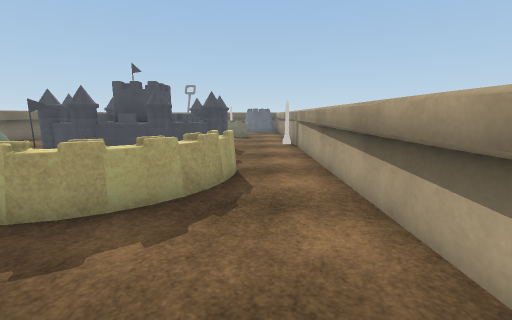
[1] (above)

18 first-person views from a walk through a scene from a Unity 3-D project. The camera is 1.4 m above the floor, tilts 10° down and sees 90° across. The floor is counted in squares, 1 m on a side. Each view is taken from the middle of a square. On the plan, view 1 faces up. The plan holds only what a view shows up to about 13 squares ahead; the rest is blank. The place goes on beyond the plan. Surface patterns are stand-ins for the level's own textures.

[2]
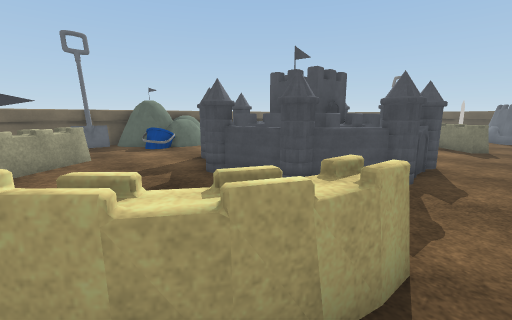

[3]
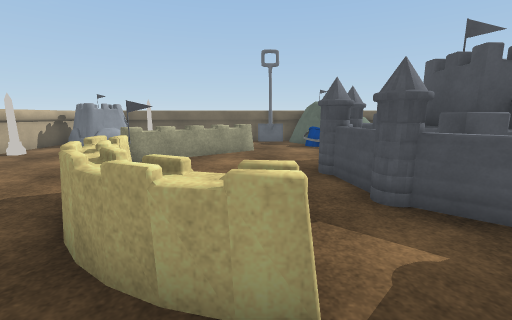

[4]
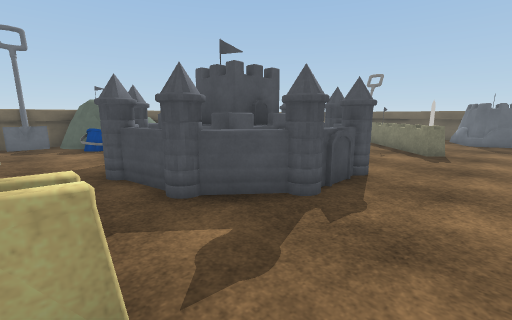

[5]
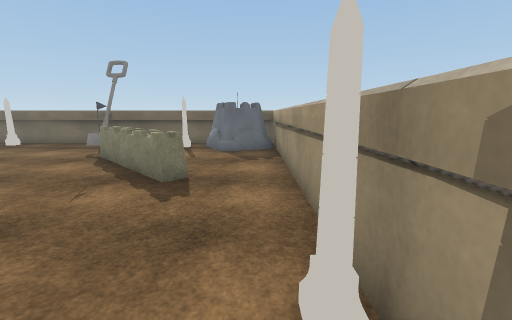

[6]
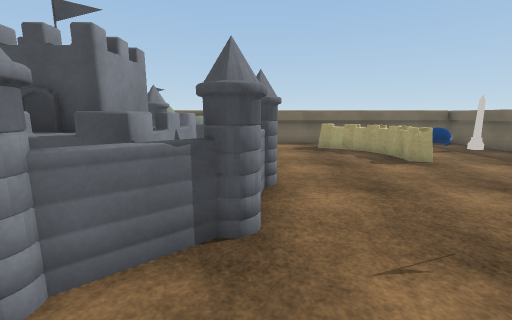

[7]
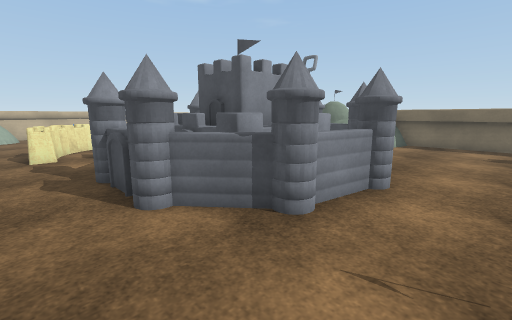

[8]
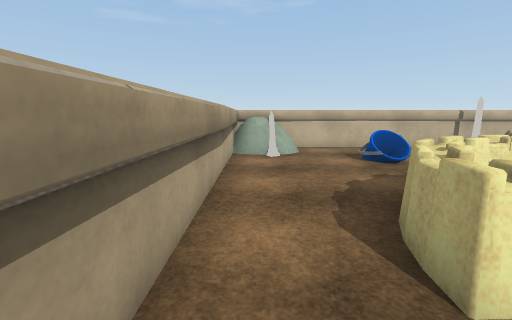

[9]
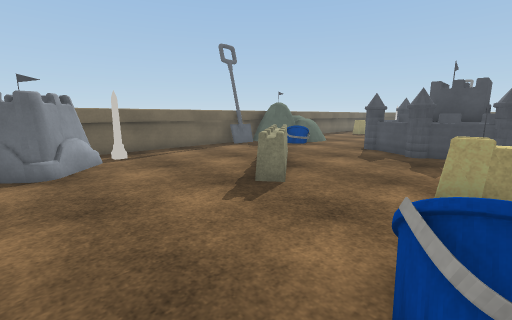

[10]
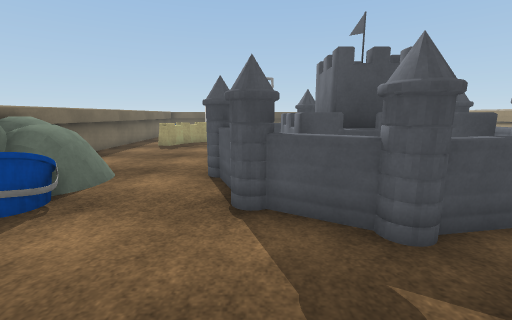

[11]
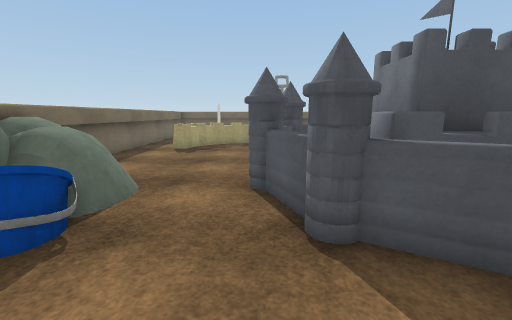

[12]
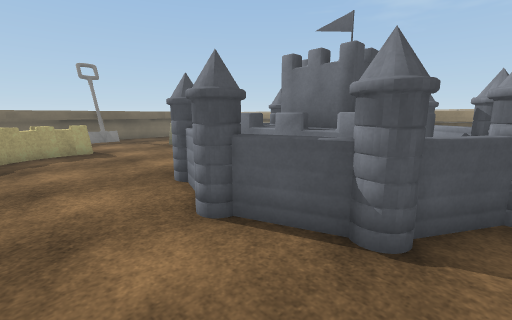

[13]
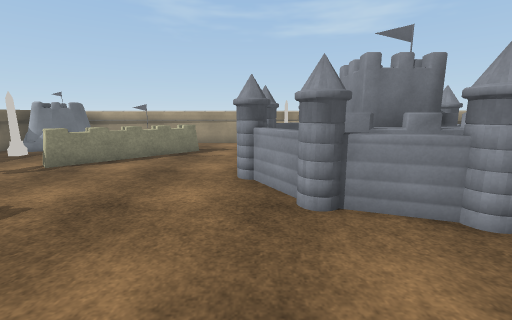

[14]
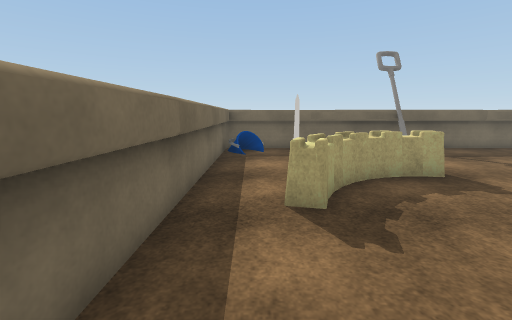

[15]
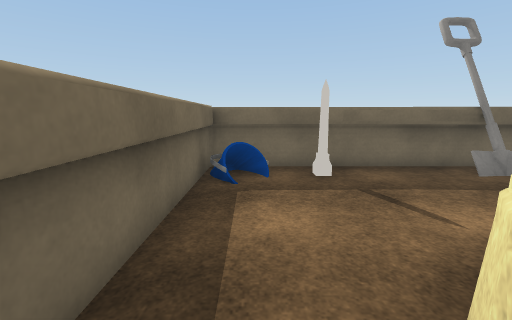

[16]
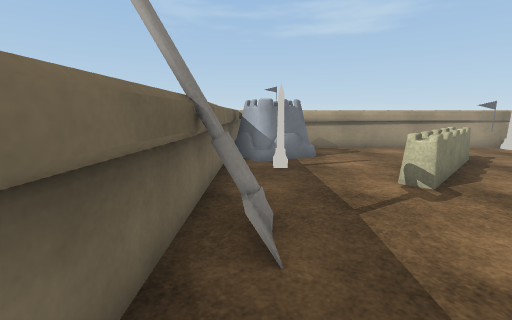

[17]
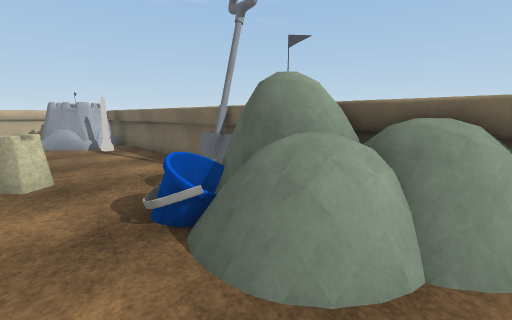

[18]
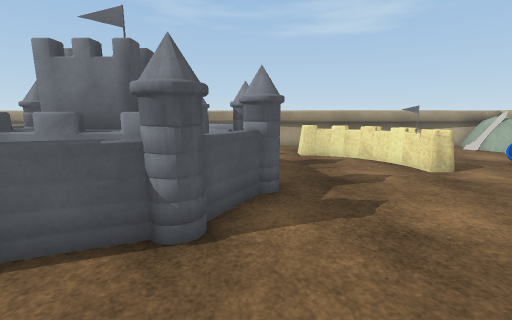

### Floor plan
Key: @ floor where view 1 was taken; # wall or solid block; . floor; = window, fence, low wall or low ledge; ^ raised ledge; B bucket; S shovel; O other object.
Columns run from 13 left of view 1 to 2 right of it. Each row starts with its distance up from view 1.
 24 ################
 23 #B.#..=S....OOO#
 22 #...........OOO#
 21 #............O.#
 20 #........^.....#
 19 #..^^^...^^....#
 18 #.=^......O^...#
 17 #.^........^^..#
 16 #...........=..#
 15 #..............#
 14 #......OOOO....#
 13 #.....OOOOOO...#
 12 #O....OOOOOOO..#
 11 OOO..OOOOOOO...#
 10 OOO..OOOOOOOO..#
  9 OOBB..OOOOOO...#
  8 #O.....OOOO....#
  7 S..............#
  6 S...=.......^..#
  5 ^...^=......^..#
  4 ^...==....O^=..#
  3 ^....=^..==....#
  2 ^.....^=.......#
  1 ^#.............#
  0 #OO.......B..@.#
 -1 #OOO.........#O#
 -2 #OOO.........OO#
 -3 #####^^^^^^^^#O#

Where each view was taken, in squares from view 1:
view 1: 0 up, 0 right, facing up
view 2: 4 up, 0 right, facing up-left
view 3: 6 up, 1 right, facing left
view 4: 6 up, 1 right, facing up-left
view 5: 11 up, 1 right, facing up
view 6: 14 up, 0 right, facing left
view 7: 16 up, 0 right, facing down-left
view 8: 8 up, 1 right, facing down
view 9: 2 down, 3 left, facing up-left
view 10: 5 up, 7 left, facing up
view 11: 6 up, 8 left, facing up
view 12: 8 up, 10 left, facing up-right
view 13: 14 up, 11 left, facing right
view 14: 13 up, 12 left, facing up
view 15: 17 up, 12 left, facing up
view 16: 23 up, 9 left, facing right
view 17: 12 up, 9 left, facing down-left
view 18: 8 up, 10 left, facing right
